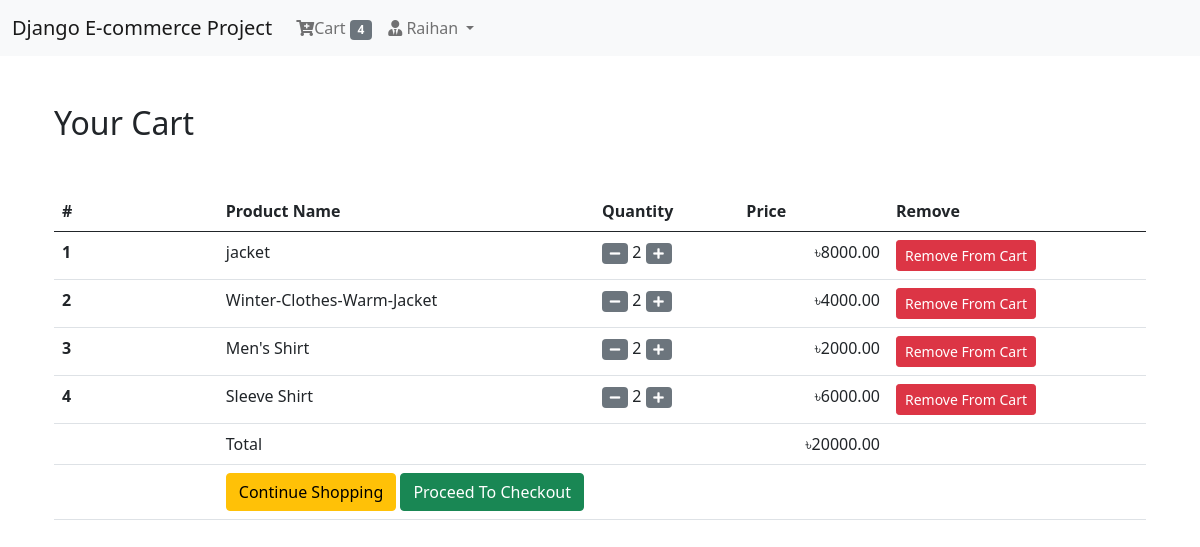
The app's page /shop/cart/ (signed in) with its own data.
### App_Login/models.py (models this page shows, shortened)
class User(AbstractBaseUser, PermissionsMixin):
    email = models.EmailField(unique=True, null=False)
    is_staff = models.BooleanField(
        ugettext_lazy('staff status'),
        default=False,
        help_text = ugettext_lazy(' Designates whether the user can log in this site ')
    )
    is_active = models.BooleanField(
        ugettext_lazy('active'),
        default=False,
        help_text = ugettext_lazy(' Designates whether this user should be treated as active. Unselected this instead of deleting accounts')
    )
    USERNAME_FIELD = 'email'
    objects = MyUserManager()

class Profile(models.Model):
    user = models.OneToOneField(User, on_delete=models.CASCADE, related_name='profile',)
    username = models.CharField(max_length=264, blank=True)
    full_name = models.CharField(max_length=264, blank=True)
    address_1 = models.TextField(max_length=300, blank=True)
    city = models.CharField(max_length=40, blank=True)
    zipcode = models.CharField(max_length=10, blank=True)
    country = models.CharField(max_length=50, blank=True)
    phone = models.CharField(max_length=20, blank=True)
    date_joined = models.DateTimeField(auto_now_add=True)

### App_Order/models.py (models this page shows, shortened)
class Order(models.Model):
    orderitems = models.ManyToManyField(Cart)
    user = models.ForeignKey(settings.AUTH_USER_MODEL, on_delete=models.CASCADE)
    ordered = models.BooleanField(default=False)
    created = models.DateTimeField(auto_now_add=True)
    paymentId = models.CharField(max_length=264, blank=True, null=True)
    orderId = models.CharField(max_length=264, blank=True, null=True)
    def get_totals(self):
        total = 0
        for order_item in self.orderitems.all():
            total += float(order_item.get_total())
        return total

class Cart(models.Model):
    user = models.ForeignKey(settings.AUTH_USER_MODEL, on_delete=models.CASCADE, related_name='cart')
    item = models.ForeignKey(Product, on_delete=models.CASCADE)
    quantity = models.IntegerField(default=1)
    purchased = models.BooleanField(default=False)
    created = models.DateTimeField(auto_now_add=True)
    updated = models.DateTimeField(auto_now=True)
    def get_total(self):
        total = self.item.price * self.quantity
        float_total = format(total, '0.2f')
        return float_total

### App_Shop/models.py (models this page shows, shortened)
class Product(models.Model):
    mainimage = models.ImageField(upload_to='Products')
    name = models.CharField(max_length=264)
    category = models.ForeignKey(Category, on_delete=models.CASCADE, related_name='category')
    preview_text = models.TextField(max_length=200, verbose_name='Preview Text')
    detail_text = models.TextField(max_length=200, verbose_name='Description')
    price = models.FloatField()
    old_price = models.FloatField(default=0.00)
    created = models.DateTimeField(auto_now_add=True)
    class Meta:
        ordering = ['-created',]

### App_Order/views.py (the view)
# urls.py: path('cart/', views.cart_view, name='cart'),
@login_required
def cart_view(request):
    carts = Cart.objects.filter(user=request.user, purchased=False)
    orders = Order.objects.filter(user=request.user, ordered=False)
    if carts.exists() and orders.exists():
        order = orders[0]
        return render(request, 'App_Order/cart.html', context={'carts':carts, 'order':order})
    else:
        messages.warning(request, 'You dont have any item in your cart!')
        return redirect('App_Shop:home')

### App_Order/templatetags/cart_tag.py (called while the page is built)
@register.filter
def cart_total(user):
    order =Order.objects.filter(user=user, ordered=False)
    if order.exists():
        return order[0].orderitems.count()
    else:
        return 0

### templates/App_Order/cart.html
{% extends 'base.html' %}
{% block body_block %}
<div class="container my-5">
    <div class="my-5">
        <h2>Your Cart</h2>
    </div>
    <table class="table table-hover">
        <thead>
            <tr>
                <th scope="col" width="15%">#</th>
                <th scope="col">Product Name</th>
                <th scope="col">Quantity</th>
                <th scope="col" align="right">Price</th>
                <th scope="col">Remove</th>
            </tr>
        </thead>
        <tbody>
            {% for cart in carts %}
            <tr>
                <th scope="row"> {{ forloop.counter }} </th>
                <td> {{cart.item.name}} </td>
                <td>
                    <a class="mr-2" href=" {% url 'App_Order:decrease' pk=cart.item.pk  %} "><span class="badge bg-secondary "><i class="fa fa-minus"></i></span></a>
                    {{cart.quantity}}
                    <a class="mr-2" href="{% url 'App_Order:increase' pk=cart.item.pk  %}"><span class="badge bg-secondary"><i class="fa fa-plus"></i></span></a>
                </td>
                <td align="right">&#2547;{{cart.get_total}} </td>
                <td><a href=" {% url 'App_Order:remove' pk=cart.item.pk  %} " class="btn btn-danger btn-sm">Remove From Cart</a></td>
            </tr>
            {% endfor %}
            <tr>
                <th scope="row"></th>
                <td colspan="2">Total</td>
                <td align="right">&#2547;{{order.get_totals | floatformat:2}} </td>
                <td></td>
            </tr>
            <tr>
                <th scope="row"></th>
                <td colspan="4" class="text-right">
                <a href="{% url 'App_Shop:home'  %} " class="btn btn-warning">Continue Shopping</a>
                <a href=" {% url 'App_Payment:checkout' %} " class="btn btn-success mr-4">Proceed To Checkout</a>
                </td>
            </tr>
        </tbody>
    </table>
</div>
{% endblock %}

### templates/navbar.html (shortened to what this page needs)
{% load cart_tag %}
<nav class="navbar navbar-expand-lg navbar-light bg-light">
    <div class="container-fluid">
      <a class="navbar-brand" href="{% url 'App_Shop:home' %}">Django E-commerce Project</a>
      <div class="collapse navbar-collapse" id="navbarSupportedContent">
        <ul class="navbar-nav me-auto mb-2 mb-lg-0 ml-auto">
            {% if request.user.is_authenticated %}
          <li class="nav-item">
            <a class="nav-link" href="{% url 'App_Order:cart' %} "><i class="fas fa-cart-plus" ></i>Cart
              <span class="badge bg-secondary"> {{request.user | cart_total }} </span>
            </a>
          </li>
          <li class="nav-item dropdown">
            <a class="nav-link dropdown-toggle" href="#" id="navbarDropdown" role="button" data-bs-toggle="dropdown" aria-expanded="false">
                <i class="fa fa-user-tie"></i>
                {{request.user.profile.username}}
            </a>
          </li>
          {% else %}
          <li class="nav-item">
              <a href=" {% url 'App_Login:login' %} " class="btn btn-primary">Login</a>
          </li>
          {% endif %}
        </ul>
      </div>
    </div>
  </nav>

### records on screen
User: user|cart_total "4", user.profile.username "Raihan"
Cart: item.name "jacket", quantity "2", get_total "8000.00"
Cart: item.name "Winter-Clothes-Warm-Jacket", quantity "2", get_total "4000.00"
Cart: item.name "Men's Shirt", quantity "2", get_total "2000.00"
Cart: item.name "Sleeve Shirt", quantity "2", get_total "6000.00"
Order: get_totals "20000.00"
